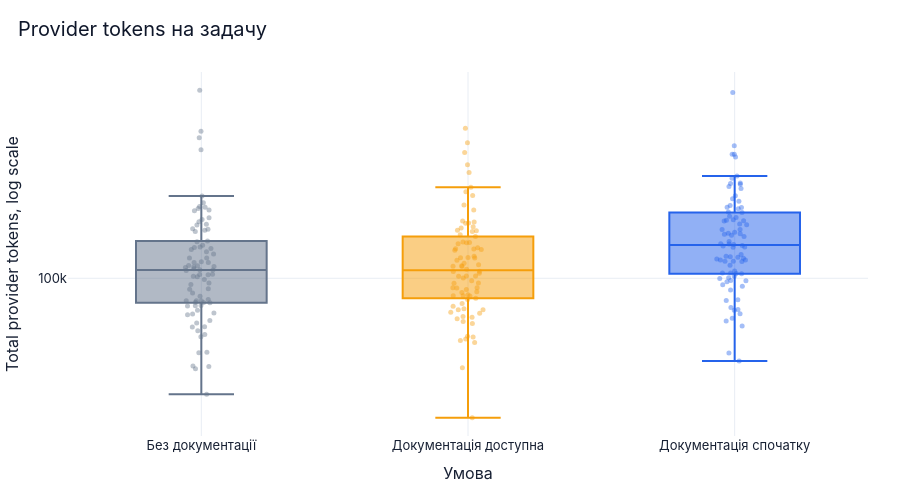
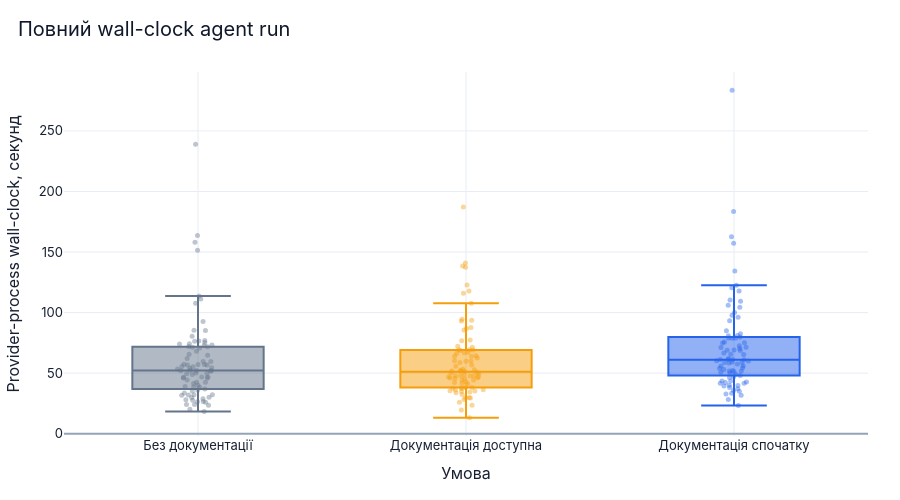

These figures' notebook cell, in order:
### Markdown cell above
## 4. Token і time economics

Порівнюємо розподіли повної вартості, token composition та profile-level quality–cost frontiers. Cached input і reasoning не додаються вдруге: вони розкладені як підмножини input/output.

### Code cell
figures['token_distribution'].show(renderer='plotly_mimetype')
figures['time_distribution'].show(renderer='plotly_mimetype')
figures['time_by_profile'].show(renderer='plotly_mimetype')
figures['tokens_by_profile'].show(renderer='plotly_mimetype')
figures['token_composition'].show(renderer='plotly_mimetype')
figures['token_frontier'].show(renderer='plotly_mimetype')
figures['time_frontier'].show(renderer='plotly_mimetype')
figures['profile_cost_delta'].show(renderer='plotly_mimetype')
figures['token_overhead_type'].show(renderer='plotly_mimetype')

### Figure 1 — Plotly figure (JSON) as saved in the notebook; plotly's stock layout.template omitted (floating-point values rounded to 4 significant figures)
{"data": [{"alignmentgroup": "True", "boxpoints": "all", "hovertemplate": "Умова=%{x}<br>Total provider tokens, log scale=%{y}<extra></extra>", "jitter": 0.32, "legendgroup": "Без документації", "marker": {"color": "#64748b", "opacity": 0.42, "size": 5}, "name": "Без документації", "notched": false, "offsetgroup": "Без документації", "orientation": "v", "pointpos": 0, "showlegend": true, "type": "box", "x": ["Без документації", "Без документації", "Без документації", "Без документації", "Без документації", "Без документації", "Без документації", "Без документації", "Без документації", "Без документації", "Без документації", "Без документації", "Без документації", "Без документації", "Без документації", "Без документації", "Без документації", "Без документації", "Без документації", "Без документації", "Без документації", "Без документації", "Без документації", "Без документації", "Без документації", "Без документації", "Без документації", "Без документації", "Без документації", "Без документації", "Без документації", "Без документації", "Без документації", "Без документації", "Без документації", "Без документації", "Без документації", "Без документації", "Без документації", "Без документації", "Без документації", "Без документації", "Без документації", "Без документації", "Без документації", "Без документації", "Без документації", "Без документації", "Без документації", "Без документації", "Без документації", "Без документації", "Без документації", "Без документації", "Без документації", "Без документації", "Без документації", "Без документації", "Без документації", "Без документації", "Без документації", "Без документації", "Без документації", "Без документації", "Без документації", "Без документації", "Без документації", "Без документації", "Без документації", "Без документації", "Без документації", "Без документації", "Без документації", "Без документації", "Без документації", "Без документації", "Без документації", "Без документації", "Без документації", "Без документації", "Без документації", "Без документації"], "x0": " ", "xaxis": "x", "y": [137100.0, 162600.0, 41190.0, 172600.0, 76030.0, 108200.0, 108700.0, 104100.0, 31020.0, 171400.0, 89460.0, 78100.0, 101600.0, 164000.0, 56640.0, 40130.0, 55370.0, 61150.0, 198000.0, 117300.0, 41000.0, 204800.0, 135200.0, 112500.0, 112100.0, 177000.0, 202500.0, 180900.0, 79720.0, 144700.0, 127900.0, 133700.0, 214300.0, 89890.0, 366600.0, 668600.0, 78470.0, 58780.0, 95390.0, 113700.0, 413400.0, 110000.0, 47390.0, 75790.0, 61250.0, 118200.0, 86220.0, 103600.0, 72450.0, 80700.0, 136400.0, 98680.0, 79750.0, 69720.0, 79600.0, 111500.0, 441200.0, 104000.0, 139700.0, 122700.0, 75520.0, 83320.0, 102100.0, 199400.0, 63630.0, 122800.0, 70440.0, 78300.0, 184500.0, 130700.0, 93810.0, 229400.0, 165100.0, 113400.0, 65310.0, 206500.0, 109000.0, 117100.0, 47140.0, 69190.0, 145800.0, 160600.0], "y0": " ", "yaxis": "y"}, {"alignmentgroup": "True", "boxpoints": "all", "hovertemplate": "Умова=%{x}<br>Total provider tokens, log scale=%{y}<extra></extra>", "jitter": 0.32, "legendgroup": "Документація доступна", "marker": {"color": "#f59e0b", "opacity": 0.42, "size": 5}, "name": "Документація доступна", "notched": false, "offsetgroup": "Документація доступна", "orientation": "v", "pointpos": 0, "showlegend": true, "type": "box", "x": ["Документація доступна", "Документація доступна", "Документація доступна", "Документація доступна", "Документація доступна", "Документація доступна", "Документація доступна", "Документація доступна", "Документація доступна", "Документація доступна", "Документація доступна", "Документація доступна", "Документація доступна", "Документація доступна", "Документація доступна", "Документація доступна", "Документація доступна", "Документація доступна", "Документація доступна", "Документація доступна", "Документація доступна", "Документація доступна", "Документація доступна", "Документація доступна", "Документація доступна", "Документація доступна", "Документація доступна", "Документація доступна", "Документація доступна", "Документація доступна", "Документація доступна", "Документація доступна", "Документація доступна", "Документація доступна", "Документація доступна", "Документація доступна", "Документація доступна", "Документація доступна", "Документація доступна", "Документація доступна", "Документація доступна", "Документація доступна", "Документація доступна", "Документація доступна", "Документація доступна", "Документація доступна", "Документація доступна", "Документація доступна", "Документація доступна", "Документація доступна", "Документація доступна", "Документація доступна", "Документація доступна", "Документація доступна", "Документація доступна", "Документація доступна", "Документація доступна", "Документація доступна", "Документація доступна", "Документація доступна", "Документація доступна", "Документація доступна", "Документація доступна", "Документація доступна", "Документація доступна", "Документація доступна", "Документація доступна", "Документація доступна", "Документація доступна", "Документація доступна", "Документація доступна", "Документація доступна", "Документація доступна", "Документація доступна", "Документація доступна", "Документація доступна", "Документація доступна", "Документація доступна", "Документація доступна", "Документація доступна", "Документація доступна", "Документація доступна"], "x0": " ", "xaxis": "x", "y": [134400.0, 136200.0, 52280.0, 152400.0, 94970.0, 107200.0, 70200.0, 102400.0, 24420.0, 178600.0, 109600.0, 68020.0, 141800.0, 123400.0, 55700.0, 53320.0, 90920.0, 89160.0, 230800.0, 107200.0, 40470.0, 134800.0, 168200.0, 113400.0, 112800.0, 174300.0, 251000.0, 143400.0, 77540.0, 176400.0, 86550.0, 143100.0, 199300.0, 102400.0, 314600.0, 455400.0, 122800.0, 63380.0, 132700.0, 119800.0, 355900.0, 95430.0, 67510.0, 80720.0, 64560.0, 155100.0, 102200.0, 73430.0, 87220.0, 84710.0, 174600.0, 97640.0, 83800.0, 72780.0, 81610.0, 162600.0, 393100.0, 122900.0, 161500.0, 105200.0, 66400.0, 90600.0, 90860.0, 166200.0, 83520.0, 100200.0, 72670.0, 55200.0, 209600.0, 124900.0, 112500.0, 290900.0, 144100.0, 133800.0, 83710.0, 239600.0, 70990.0, 114600.0, 54110.0, 75420.0, 116300.0, 160600.0], "y0": " ", "yaxis": "y"}, {"alignmentgroup": "True", "boxpoints": "all", "hovertemplate": "Умова=%{x}<br>Total provider tokens, log scale=%{y}<extra></extra>", "jitter": 0.32, "legendgroup": "Документація спочатку", "marker": {"color": "#2563eb", "opacity": 0.42, "size": 5}, "name": "Документація спочатку", "notched": false, "offsetgroup": "Документація спочатку", "orientation": "v", "pointpos": 0, "showlegend": true, "type": "box", "x": ["Документація спочатку", "Документація спочатку", "Документація спочатку", "Документація спочатку", "Документація спочатку", "Документація спочатку", "Документація спочатку", "Документація спочатку", "Документація спочатку", "Документація спочатку", "Документація спочатку", "Документація спочатку", "Документація спочатку", "Документація спочатку", "Документація спочатку", "Документація спочатку", "Документація спочатку", "Документація спочатку", "Документація спочатку", "Документація спочатку", "Документація спочатку", "Документація спочатку", "Документація спочатку", "Документація спочатку", "Документація спочатку", "Документація спочатку", "Документація спочатку", "Документація спочатку", "Документація спочатку", "Документація спочатку", "Документація спочатку", "Документація спочатку", "Документація спочатку", "Документація спочатку", "Документація спочатку", "Документація спочатку", "Документація спочатку", "Документація спочатку", "Документація спочатку", "Документація спочатку", "Документація спочатку", "Документація спочатку", "Документація спочатку", "Документація спочатку", "Документація спочатку", "Документація спочатку", "Документація спочатку", "Документація спочатку", "Документація спочатку", "Документація спочатку", "Документація спочатку", "Документація спочатку", "Документація спочатку", "Документація спочатку", "Документація спочатку", "Документація спочатку", "Документація спочатку", "Документація спочатку", "Документація спочатку", "Документація спочатку", "Документація спочатку", "Документація спочатку", "Документація спочатку", "Документація спочатку", "Документація спочатку", "Документація спочатку", "Документація спочатку", "Документація спочатку", "Документація спочатку", "Документація спочатку", "Документація спочатку", "Документація спочатку", "Документація спочатку", "Документація спочатку", "Документація спочатку", "Документація спочатку", "Документація спочатку", "Документація спочатку", "Документація спочатку", "Документація спочатку", "Документація спочатку", "Документація спочатку"], "x0": " ", "xaxis": "x", "y": [204400.0, 258300.0, 61660.0, 179000.0, 105300.0, 118300.0, 101900.0, 107500.0, 43340.0, 208700.0, 138400.0, 156200.0, 180800.0, 163900.0, 72340.0, 73020.0, 64900.0, 88770.0, 223400.0, 123500.0, 47040.0, 156700.0, 195100.0, 154400.0, 145100.0, 204800.0, 247900.0, 187000.0, 137100.0, 157700.0, 141900.0, 281000.0, 201800.0, 179500.0, 340200.0, 652800.0, 139100.0, 79950.0, 163700.0, 127000.0, 381600.0, 172900.0, 80520.0, 124800.0, 92290.0, 152400.0, 140700.0, 184700.0, 97860.0, 97400.0, 230400.0, 105500.0, 93560.0, 74420.0, 100500.0, 260700.0, 350400.0, 159200.0, 171800.0, 124200.0, 114000.0, 118800.0, 104700.0, 194600.0, 69900.0, 141400.0, 66830.0, 99790.0, 217900.0, 122600.0, 105000.0, 275000.0, 261800.0, 136800.0, 118900.0, 349700.0, 120400.0, 120100.0, 96530.0, 121400.0, 252900.0, 178300.0], "y0": " ", "yaxis": "y"}], "layout": {"boxmode": "overlay", "font": {"color": "#172033", "family": "Inter, ui-sans-serif, system-ui, sans-serif", "size": 13}, "height": 500, "hoverlabel": {"font": {"size": 13}}, "legend": {"orientation": "h", "title": {"text": "Умова"}, "tracegroupgap": 0, "x": 0, "xanchor": "left", "y": 1.02, "yanchor": "bottom"}, "margin": {"b": 64, "l": 64, "r": 32, "t": 72}, "paper_bgcolor": "white", "plot_bgcolor": "white", "showlegend": false, "title": {"font": {"color": "#0f172a", "size": 20}, "text": "Provider tokens на задачу", "x": 0.02}, "xaxis": {"anchor": "y", "categoryarray": ["Без документації", "Документація доступна", "Документація спочатку"], "categoryorder": "array", "domain": [0.0, 1.0], "gridcolor": "#e8edf4", "showgrid": true, "title": {"text": "Умова"}, "zerolinecolor": "#94a3b8"}, "yaxis": {"anchor": "x", "domain": [0.0, 1.0], "dtick": 1, "gridcolor": "#e8edf4", "showgrid": true, "tickformat": "~s", "title": {"text": "Total provider tokens, log scale"}, "type": "log", "zerolinecolor": "#94a3b8"}}}

### Figure 2 — Plotly figure (JSON) as saved in the notebook; plotly's stock layout.template omitted (floating-point values rounded to 4 significant figures)
{"data": [{"alignmentgroup": "True", "boxpoints": "all", "hovertemplate": "Умова=%{x}<br>Provider-process wall-clock, секунд=%{y}<extra></extra>", "jitter": 0.32, "legendgroup": "Без документації", "marker": {"color": "#64748b", "opacity": 0.42, "size": 5}, "name": "Без документації", "notched": false, "offsetgroup": "Без документації", "orientation": "v", "pointpos": 0, "showlegend": true, "type": "box", "x": ["Без документації", "Без документації", "Без документації", "Без документації", "Без документації", "Без документації", "Без документації", "Без документації", "Без документації", "Без документації", "Без документації", "Без документації", "Без документації", "Без документації", "Без документації", "Без документації", "Без документації", "Без документації", "Без документації", "Без документації", "Без документації", "Без документації", "Без документації", "Без документації", "Без документації", "Без документації", "Без документації", "Без документації", "Без документації", "Без документації", "Без документації", "Без документації", "Без документації", "Без документації", "Без документації", "Без документації", "Без документації", "Без документації", "Без документації", "Без документації", "Без документації", "Без документації", "Без документації", "Без документації", "Без документації", "Без документації", "Без документації", "Без документації", "Без документації", "Без документації", "Без документації", "Без документації", "Без документації", "Без документації", "Без документації", "Без документації", "Без документації", "Без документації", "Без документації", "Без документації", "Без документації", "Без документації", "Без документації", "Без документації", "Без документації", "Без документації", "Без документації", "Без документації", "Без документації", "Без документації", "Без документації", "Без документації", "Без документації", "Без документації", "Без документації", "Без документації", "Без документації", "Без документації", "Без документації", "Без документації", "Без документації", "Без документації"], "x0": " ", "xaxis": "x", "y": [73.22, 113.8, 26.37, 76.97, 35.33, 54.38, 42.4, 49.52, 18.39, 59.56, 46.76, 35.96, 42.48, 73.98, 29.88, 24.09, 26.55, 28.79, 85.13, 46.84, 20.13, 68.11, 55.38, 55.19, 52.43, 71.72, 85.44, 70.66, 57.11, 64.73, 45.98, 62.14, 71.43, 46.09, 151.6, 239.0, 41.54, 28.09, 44.33, 53.95, 158.1, 57.22, 25.98, 39.04, 27.66, 57.43, 40.01, 51.88, 38.59, 56.7, 72.84, 46.65, 31.84, 30.12, 76.51, 56.77, 163.6, 50.06, 59.55, 51.97, 24.02, 38.26, 51.73, 92.66, 31.93, 53.37, 36.9, 33.61, 80.55, 74.26, 52.22, 107.7, 75.26, 65.65, 32.21, 111.2, 48.8, 49.78, 23.47, 32.24, 76.42, 72.05], "y0": " ", "yaxis": "y"}, {"alignmentgroup": "True", "boxpoints": "all", "hovertemplate": "Умова=%{x}<br>Provider-process wall-clock, секунд=%{y}<extra></extra>", "jitter": 0.32, "legendgroup": "Документація доступна", "marker": {"color": "#f59e0b", "opacity": 0.42, "size": 5}, "name": "Документація доступна", "notched": false, "offsetgroup": "Документація доступна", "orientation": "v", "pointpos": 0, "showlegend": true, "type": "box", "x": ["Документація доступна", "Документація доступна", "Документація доступна", "Документація доступна", "Документація доступна", "Документація доступна", "Документація доступна", "Документація доступна", "Документація доступна", "Документація доступна", "Документація доступна", "Документація доступна", "Документація доступна", "Документація доступна", "Документація доступна", "Документація доступна", "Документація доступна", "Документація доступна", "Документація доступна", "Документація доступна", "Документація доступна", "Документація доступна", "Документація доступна", "Документація доступна", "Документація доступна", "Документація доступна", "Документація доступна", "Документація доступна", "Документація доступна", "Документація доступна", "Документація доступна", "Документація доступна", "Документація доступна", "Документація доступна", "Документація доступна", "Документація доступна", "Документація доступна", "Документація доступна", "Документація доступна", "Документація доступна", "Документація доступна", "Документація доступна", "Документація доступна", "Документація доступна", "Документація доступна", "Документація доступна", "Документація доступна", "Документація доступна", "Документація доступна", "Документація доступна", "Документація доступна", "Документація доступна", "Документація доступна", "Документація доступна", "Документація доступна", "Документація доступна", "Документація доступна", "Документація доступна", "Документація доступна", "Документація доступна", "Документація доступна", "Документація доступна", "Документація доступна", "Документація доступна", "Документація доступна", "Документація доступна", "Документація доступна", "Документація доступна", "Документація доступна", "Документація доступна", "Документація доступна", "Документація доступна", "Документація доступна", "Документація доступна", "Документація доступна", "Документація доступна", "Документація доступна", "Документація доступна", "Документація доступна", "Документація доступна", "Документація доступна", "Документація доступна"], "x0": " ", "xaxis": "x", "y": [87.59, 77.31, 29.53, 76.72, 42.28, 47.84, 28.23, 48.79, 13.13, 67.06, 50.64, 29.91, 56.76, 64.34, 29.74, 34.36, 37.77, 35.51, 117.9, 47.89, 19.5, 59.99, 69.13, 52.38, 47.56, 69.24, 93.68, 60.31, 59.88, 66.94, 42.66, 72.14, 85.56, 47.93, 137.5, 187.3, 55.67, 36.17, 51.61, 50.19, 141.0, 51.84, 37.37, 45.46, 33.78, 53.19, 46.87, 41.21, 52.85, 62.51, 93.08, 45.94, 38.24, 35.35, 44.38, 63.9, 122.8, 51.68, 63.94, 44.4, 34.94, 46.11, 49.65, 86.8, 38.17, 47.03, 36.38, 25.92, 94.59, 69.36, 58.74, 138.4, 107.7, 71.42, 37.43, 115.9, 41.62, 45.51, 23.41, 32.33, 66.27, 68.66], "y0": " ", "yaxis": "y"}, {"alignmentgroup": "True", "boxpoints": "all", "hovertemplate": "Умова=%{x}<br>Provider-process wall-clock, секунд=%{y}<extra></extra>", "jitter": 0.32, "legendgroup": "Документація спочатку", "marker": {"color": "#2563eb", "opacity": 0.42, "size": 5}, "name": "Документація спочатку", "notched": false, "offsetgroup": "Документація спочатку", "orientation": "v", "pointpos": 0, "showlegend": true, "type": "box", "x": ["Документація спочатку", "Документація спочатку", "Документація спочатку", "Документація спочатку", "Документація спочатку", "Документація спочатку", "Документація спочатку", "Документація спочатку", "Документація спочатку", "Документація спочатку", "Документація спочатку", "Документація спочатку", "Документація спочатку", "Документація спочатку", "Документація спочатку", "Документація спочатку", "Документація спочатку", "Документація спочатку", "Документація спочатку", "Документація спочатку", "Документація спочатку", "Документація спочатку", "Документація спочатку", "Документація спочатку", "Документація спочатку", "Документація спочатку", "Документація спочатку", "Документація спочатку", "Документація спочатку", "Документація спочатку", "Документація спочатку", "Документація спочатку", "Документація спочатку", "Документація спочатку", "Документація спочатку", "Документація спочатку", "Документація спочатку", "Документація спочатку", "Документація спочатку", "Документація спочатку", "Документація спочатку", "Документація спочатку", "Документація спочатку", "Документація спочатку", "Документація спочатку", "Документація спочатку", "Документація спочатку", "Документація спочатку", "Документація спочатку", "Документація спочатку", "Документація спочатку", "Документація спочатку", "Документація спочатку", "Документація спочатку", "Документація спочатку", "Документація спочатку", "Документація спочатку", "Документація спочатку", "Документація спочатку", "Документація спочатку", "Документація спочатку", "Документація спочатку", "Документація спочатку", "Документація спочатку", "Документація спочатку", "Документація спочатку", "Документація спочатку", "Документація спочатку", "Документація спочатку", "Документація спочатку", "Документація спочатку", "Документація спочатку", "Документація спочатку", "Документація спочатку", "Документація спочатку", "Документація спочатку", "Документація спочатку", "Документація спочатку", "Документація спочатку", "Документація спочатку", "Документація спочатку", "Документація спочатку"], "x0": " ", "xaxis": "x", "y": [109.3, 93.27, 32.85, 120.5, 39.71, 58.3, 46.4, 51.34, 23.35, 78.96, 62.18, 43.61, 61.36, 81.16, 53.08, 39.48, 38.05, 31.75, 97.89, 52.22, 28.23, 65.67, 79.07, 110.4, 61.14, 84.91, 104.4, 79.87, 71.3, 70.33, 54.09, 100.2, 82.6, 60.08, 157.2, 283.6, 65.39, 40.08, 78.74, 61.17, 162.6, 66.58, 35.73, 59.02, 43.59, 68.63, 60.25, 57.6, 51.82, 68.92, 117.8, 50.16, 41.61, 35.11, 50.82, 74.79, 134.4, 71.11, 54.53, 59.2, 48.09, 49.1, 55.81, 106.1, 37.02, 61.34, 42.73, 41.71, 96.08, 69.07, 56.1, 122.6, 75.8, 75.01, 42.19, 183.4, 58.79, 51.69, 33.4, 47.03, 80.92, 72.64], "y0": " ", "yaxis": "y"}], "layout": {"boxmode": "overlay", "font": {"color": "#172033", "family": "Inter, ui-sans-serif, system-ui, sans-serif", "size": 13}, "height": 500, "hoverlabel": {"font": {"size": 13}}, "legend": {"orientation": "h", "title": {"text": "Умова"}, "tracegroupgap": 0, "x": 0, "xanchor": "left", "y": 1.02, "yanchor": "bottom"}, "margin": {"b": 64, "l": 64, "r": 32, "t": 72}, "paper_bgcolor": "white", "plot_bgcolor": "white", "showlegend": false, "title": {"font": {"color": "#0f172a", "size": 20}, "text": "Повний wall-clock agent run", "x": 0.02}, "xaxis": {"anchor": "y", "categoryarray": ["Без документації", "Документація доступна", "Документація спочатку"], "categoryorder": "array", "domain": [0.0, 1.0], "gridcolor": "#e8edf4", "showgrid": true, "title": {"text": "Умова"}, "zerolinecolor": "#94a3b8"}, "yaxis": {"anchor": "x", "domain": [0.0, 1.0], "gridcolor": "#e8edf4", "showgrid": true, "title": {"text": "Provider-process wall-clock, секунд"}, "zerolinecolor": "#94a3b8"}}}
